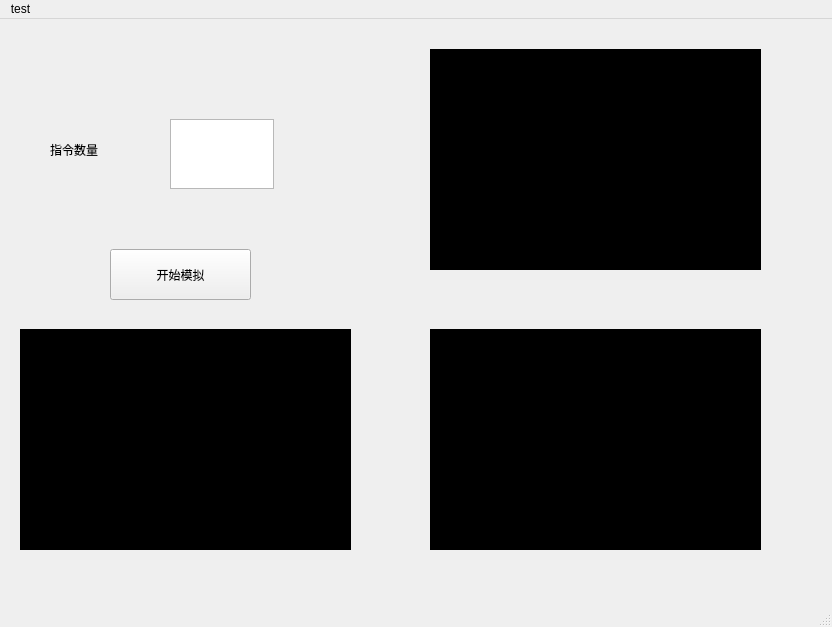
<?xml version="1.0" encoding="UTF-8"?>
<ui version="4.0">
 <class>MainWindow</class>
 <widget class="QMainWindow" name="MainWindow">
  <property name="geometry">
   <rect>
    <x>0</x>
    <y>0</y>
    <width>832</width>
    <height>627</height>
   </rect>
  </property>
  <property name="windowTitle">
   <string>MainWindow</string>
  </property>
  <widget class="QWidget" name="centralwidget">
   <widget class="QLabel" name="label">
    <property name="geometry">
     <rect>
      <x>430</x>
      <y>30</y>
      <width>331</width>
      <height>221</height>
     </rect>
    </property>
    <property name="font">
     <font>
      <family>微软雅黑</family>
      <pointsize>10</pointsize>
     </font>
    </property>
    <property name="styleSheet">
     <string notr="true">background-color: rgb(0, 0, 0);</string>
    </property>
    <property name="text">
     <string>指令输入</string>
    </property>
   </widget>
   <widget class="QLabel" name="label_2">
    <property name="geometry">
     <rect>
      <x>430</x>
      <y>310</y>
      <width>331</width>
      <height>221</height>
     </rect>
    </property>
    <property name="font">
     <font>
      <family>微软雅黑</family>
      <pointsize>10</pointsize>
     </font>
    </property>
    <property name="styleSheet">
     <string notr="true">background-color: rgb(0, 0, 0);</string>
    </property>
    <property name="text">
     <string>指令执行</string>
    </property>
    <property name="scaledContents">
     <bool>false</bool>
    </property>
   </widget>
   <widget class="QLabel" name="label_3">
    <property name="geometry">
     <rect>
      <x>20</x>
      <y>310</y>
      <width>331</width>
      <height>221</height>
     </rect>
    </property>
    <property name="font">
     <font>
      <family>微软雅黑</family>
      <pointsize>10</pointsize>
     </font>
    </property>
    <property name="styleSheet">
     <string notr="true">background-color: rgb(0, 0, 0);</string>
    </property>
    <property name="text">
     <string>指令收到确认</string>
    </property>
    <property name="scaledContents">
     <bool>false</bool>
    </property>
   </widget>
   <widget class="QPushButton" name="pushButton">
    <property name="geometry">
     <rect>
      <x>110</x>
      <y>230</y>
      <width>141</width>
      <height>51</height>
     </rect>
    </property>
    <property name="text">
     <string>开始模拟</string>
    </property>
   </widget>
   <widget class="QLabel" name="label_4">
    <property name="geometry">
     <rect>
      <x>50</x>
      <y>120</y>
      <width>71</width>
      <height>21</height>
     </rect>
    </property>
    <property name="text">
     <string>指令数量</string>
    </property>
   </widget>
   <widget class="QTextEdit" name="textEdit">
    <property name="geometry">
     <rect>
      <x>170</x>
      <y>100</y>
      <width>104</width>
      <height>70</height>
     </rect>
    </property>
   </widget>
  </widget>
  <widget class="QMenuBar" name="menubar">
   <property name="geometry">
    <rect>
     <x>0</x>
     <y>0</y>
     <width>832</width>
     <height>22</height>
    </rect>
   </property>
   <widget class="QMenu" name="menutest">
    <property name="title">
     <string>test</string>
    </property>
   </widget>
   <addaction name="menutest"/>
  </widget>
  <widget class="QStatusBar" name="statusbar"/>
 </widget>
 <resources/>
 <connections/>
</ui>
